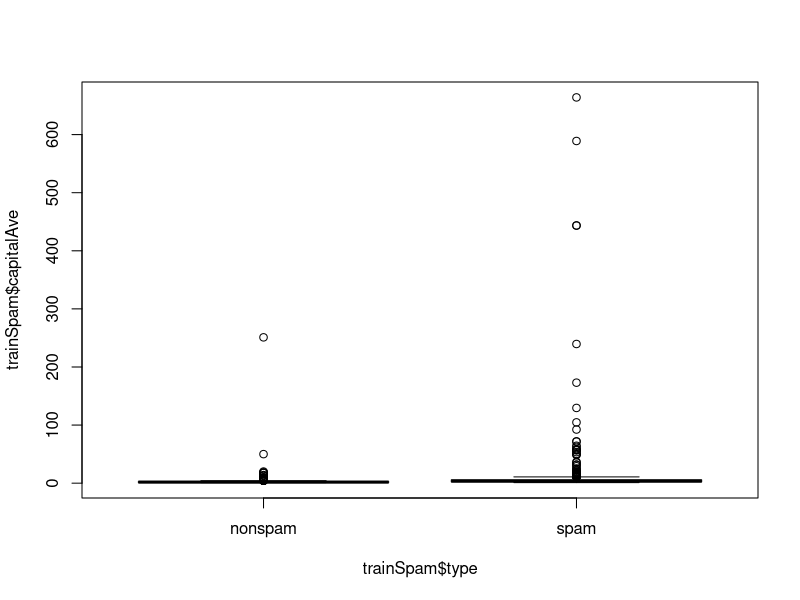
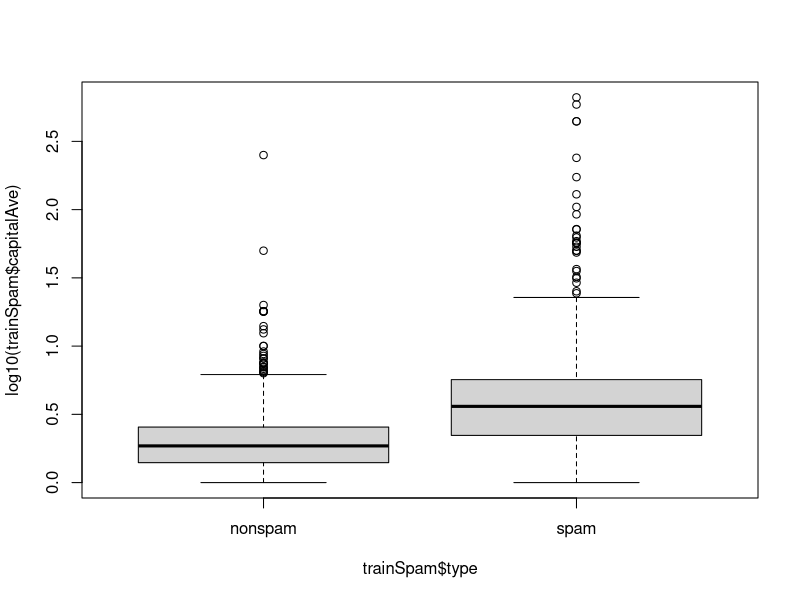
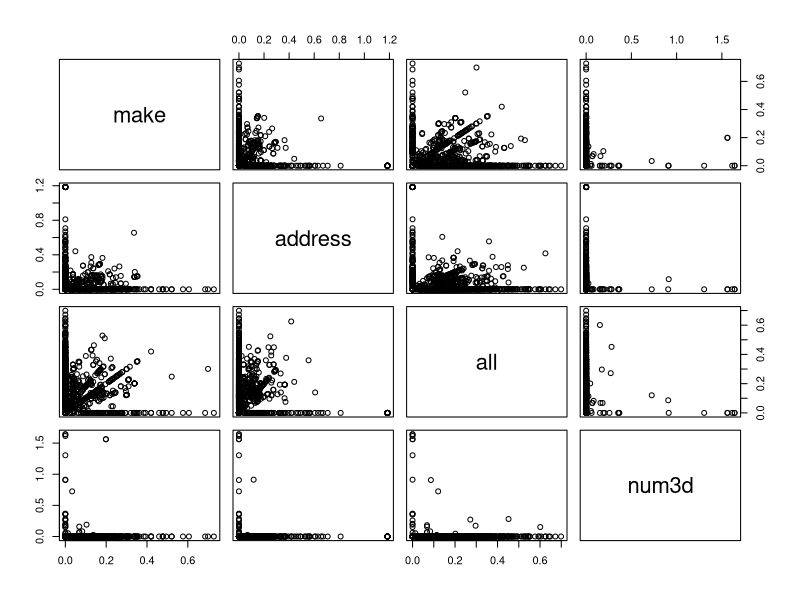
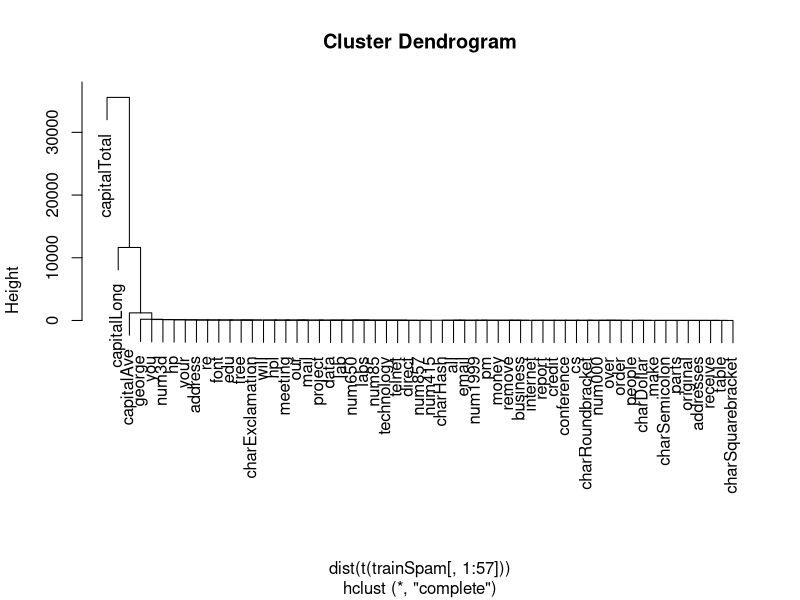
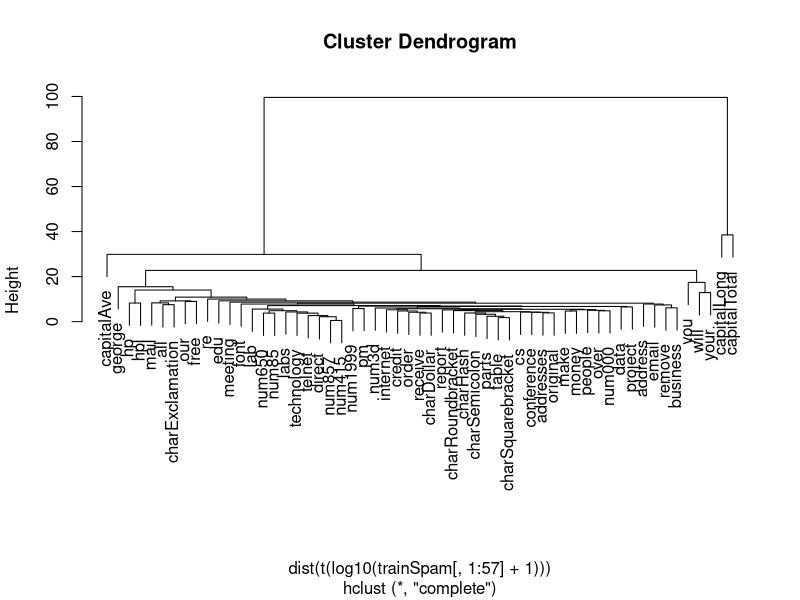

Write R code to recreate these figures, in order.
## ---- chunk 1
# <Reproducible Research>
# Reproducing is between reproducting and nothing
# The author may have problems putting data on the web (no servers)
# Readers may have problems downloading the data, etc.

# <Literate Programming>
#       weaved -> produce human readable documents
#       tangled -> produce machine readable code
# - sweave: limitations
# - knitr: kinda good

# <Golden Rule>
# script everthing

# <Structure of a data analysis>
# - define the question
# - define the ideal data set
# - determine what data is accessible
# - obtain the data
# - clean the data
# - exploratory data analysis
# - statistical modeling
# - interpret results
# - challenge results 
# - write up resutls
# - create reproducible code

# <defining the question>
# you have too much or too little
# goal: descriptive, exploratory, inferential, predictive, casual, mechanistic
# Q. can I recognise spam/ham in my email
# -> access all the mails in the gmail servers?
# -> free data, buy data, generate data
# http://archive.ics.uci.edu/ml/datasets/Spambase
# we will use the "kernlab" package

library(kernlab)
data(spam)
print(str(spam[,1:5]))

# we'll devide this into a test set and data set
# sample in half
set.seed(3435)
trainIndicator = rbinom(4601, size = 1, prob = 0.5)
print(table(trainIndicator))
trainSpam = spam[trainIndicator == 1, ]
testSpam = spam[trainIndicator == 0, ]

# some exploratory data analysis
print(names(trainSpam))
print(head(trainSpam))
# they're frequency of words
print(table(trainSpam$type))

plot(trainSpam$capitalAve ~ trainSpam$type)
plot(log10(trainSpam$capitalAve) ~ trainSpam$type)
# can see that spam have more capital letters

plot(log10(trainSpam[,1:4] + 1))
# some corelate, some don't

hCluster = hclust(dist(t(trainSpam[, 1:57])))
plot(hCluster)
# not very helpful

hClusterUpdated = hclust(dist(t(log10(trainSpam[, 1:57] + 1))))
plot(hClusterUpdated)
# capitaeAve on it's own, you/will/your make a cluster, etc.
trainSpam$numType = as.numeric(trainSpam$type) - 1
costFunction = function(x,y) sum(x != (y > 0.5))
cvError = rep(NA, 55)
library(boot)
for(i in 1:55){
        lmFormula = reformulate(names(trainSpam)[i], response = "numType")
        glmFit = glm(lmFormula, family = "binomial", data = trainSpam)
        cvError[i] = cv.glm(trainSpam, glmFit, costFunction, 2)$delta[2]
}

# which predictor has minimum cross validated-error?
print(names(trainSpam)[which.min(cvError)])

# use the best model
predictionModel = glm(numType ~ charDollar, family = "binomial", data = trainSpam)

# get predictions from the test set
predictionTest = predict(predictionModel, testSpam)
predictedSpam = rep("nonSpam", dim(testSpam)[1])

# classify as spam if prob > 0.5
predictedSpam[predictionModel$fitted > 0.5] = "spam"

# classification table
print(table(predictedSpam, testSpam$type))

# Error rate


# challege yourself
# why the data, method, uncertanity, etc.

# write up
# question
# 
